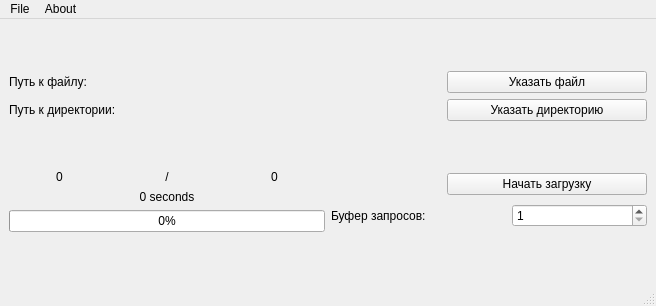
<?xml version="1.0" encoding="UTF-8"?>
<ui version="4.0">
 <class>MainWindow</class>
 <widget class="QMainWindow" name="MainWindow">
  <property name="geometry">
   <rect>
    <x>0</x>
    <y>0</y>
    <width>656</width>
    <height>306</height>
   </rect>
  </property>
  <property name="windowTitle">
   <string>MainWindow</string>
  </property>
  <widget class="QWidget" name="centralwidget">
   <layout class="QVBoxLayout" name="verticalLayout_6">
    <item>
     <layout class="QHBoxLayout" name="horizontalLayout_3">
      <item>
       <layout class="QVBoxLayout" name="verticalLayout">
        <item>
         <widget class="QLabel" name="label_file_path_visual">
          <property name="text">
           <string>Путь к файлу:</string>
          </property>
         </widget>
        </item>
        <item>
         <widget class="QLabel" name="label_directory_path_visual">
          <property name="text">
           <string>Путь к директории:</string>
          </property>
         </widget>
        </item>
       </layout>
      </item>
      <item>
       <layout class="QVBoxLayout" name="verticalLayout_2">
        <item>
         <widget class="QLabel" name="label_file_path">
          <property name="text">
           <string/>
          </property>
          <property name="alignment">
           <set>Qt::AlignCenter</set>
          </property>
         </widget>
        </item>
        <item>
         <widget class="QLabel" name="label_directory_path">
          <property name="text">
           <string/>
          </property>
          <property name="alignment">
           <set>Qt::AlignCenter</set>
          </property>
         </widget>
        </item>
       </layout>
      </item>
      <item>
       <layout class="QVBoxLayout" name="verticalLayout_3">
        <item>
         <widget class="QPushButton" name="button_open_file">
          <property name="sizePolicy">
           <sizepolicy hsizetype="Fixed" vsizetype="Fixed">
            <horstretch>0</horstretch>
            <verstretch>0</verstretch>
           </sizepolicy>
          </property>
          <property name="minimumSize">
           <size>
            <width>200</width>
            <height>0</height>
           </size>
          </property>
          <property name="text">
           <string>Указать файл</string>
          </property>
         </widget>
        </item>
        <item>
         <widget class="QPushButton" name="button_open_directory">
          <property name="sizePolicy">
           <sizepolicy hsizetype="Fixed" vsizetype="Fixed">
            <horstretch>0</horstretch>
            <verstretch>0</verstretch>
           </sizepolicy>
          </property>
          <property name="minimumSize">
           <size>
            <width>200</width>
            <height>0</height>
           </size>
          </property>
          <property name="text">
           <string>Указать директорию</string>
          </property>
         </widget>
        </item>
       </layout>
      </item>
     </layout>
    </item>
    <item>
     <layout class="QHBoxLayout" name="horizontalLayout_5">
      <item>
       <layout class="QVBoxLayout" name="verticalLayout_4">
        <item>
         <layout class="QHBoxLayout" name="horizontalLayout_2">
          <item>
           <widget class="QLabel" name="label_downloaded">
            <property name="text">
             <string>0</string>
            </property>
            <property name="alignment">
             <set>Qt::AlignCenter</set>
            </property>
           </widget>
          </item>
          <item>
           <widget class="QLabel" name="label_slash">
            <property name="text">
             <string>/</string>
            </property>
            <property name="alignment">
             <set>Qt::AlignCenter</set>
            </property>
           </widget>
          </item>
          <item>
           <widget class="QLabel" name="label_total">
            <property name="text">
             <string>0</string>
            </property>
            <property name="alignment">
             <set>Qt::AlignCenter</set>
            </property>
           </widget>
          </item>
         </layout>
        </item>
        <item>
         <widget class="QLabel" name="label_time">
          <property name="text">
           <string>0 seconds</string>
          </property>
          <property name="alignment">
           <set>Qt::AlignCenter</set>
          </property>
         </widget>
        </item>
        <item>
         <widget class="QProgressBar" name="progressBar">
          <property name="value">
           <number>0</number>
          </property>
         </widget>
        </item>
       </layout>
      </item>
      <item>
       <layout class="QVBoxLayout" name="verticalLayout_5">
        <item>
         <layout class="QHBoxLayout" name="horizontalLayout">
          <item>
           <spacer name="horizontalSpacer">
            <property name="orientation">
             <enum>Qt::Horizontal</enum>
            </property>
            <property name="sizeType">
             <enum>QSizePolicy::MinimumExpanding</enum>
            </property>
            <property name="sizeHint" stdset="0">
             <size>
              <width>40</width>
              <height>20</height>
             </size>
            </property>
           </spacer>
          </item>
          <item>
           <widget class="QPushButton" name="button_start_download">
            <property name="sizePolicy">
             <sizepolicy hsizetype="Fixed" vsizetype="Fixed">
              <horstretch>0</horstretch>
              <verstretch>0</verstretch>
             </sizepolicy>
            </property>
            <property name="minimumSize">
             <size>
              <width>200</width>
              <height>0</height>
             </size>
            </property>
            <property name="text">
             <string>Начать загрузку</string>
            </property>
           </widget>
          </item>
         </layout>
        </item>
        <item>
         <layout class="QHBoxLayout" name="horizontalLayout_4">
          <item>
           <widget class="QLabel" name="label_streams">
            <property name="text">
             <string>Буфер запросов:</string>
            </property>
           </widget>
          </item>
          <item>
           <spacer name="horizontalSpacer_2">
            <property name="orientation">
             <enum>Qt::Horizontal</enum>
            </property>
            <property name="sizeType">
             <enum>QSizePolicy::Minimum</enum>
            </property>
            <property name="sizeHint" stdset="0">
             <size>
              <width>40</width>
              <height>20</height>
             </size>
            </property>
           </spacer>
          </item>
          <item>
           <widget class="QSpinBox" name="spinbox_streams">
            <property name="minimum">
             <number>1</number>
            </property>
            <property name="maximum">
             <number>256</number>
            </property>
           </widget>
          </item>
         </layout>
        </item>
       </layout>
      </item>
     </layout>
    </item>
   </layout>
  </widget>
  <widget class="QMenuBar" name="menubar">
   <property name="geometry">
    <rect>
     <x>0</x>
     <y>0</y>
     <width>656</width>
     <height>22</height>
    </rect>
   </property>
   <widget class="QMenu" name="menuFile">
    <property name="title">
     <string>File</string>
    </property>
    <addaction name="action_setFile"/>
    <addaction name="action_setDir"/>
    <addaction name="action_start_download"/>
   </widget>
   <widget class="QMenu" name="menuAbout">
    <property name="title">
     <string>About</string>
    </property>
    <addaction name="action_aboutQt"/>
   </widget>
   <addaction name="menuFile"/>
   <addaction name="menuAbout"/>
  </widget>
  <widget class="QStatusBar" name="statusbar"/>
  <action name="action_setFile">
   <property name="text">
    <string>Указать файл...</string>
   </property>
  </action>
  <action name="action_setDir">
   <property name="text">
    <string>Указать директорию...</string>
   </property>
  </action>
  <action name="action_aboutQt">
   <property name="text">
    <string>About Qt</string>
   </property>
  </action>
  <action name="action_start_download">
   <property name="text">
    <string>Начать загрузку</string>
   </property>
  </action>
 </widget>
 <resources/>
 <connections/>
</ui>
